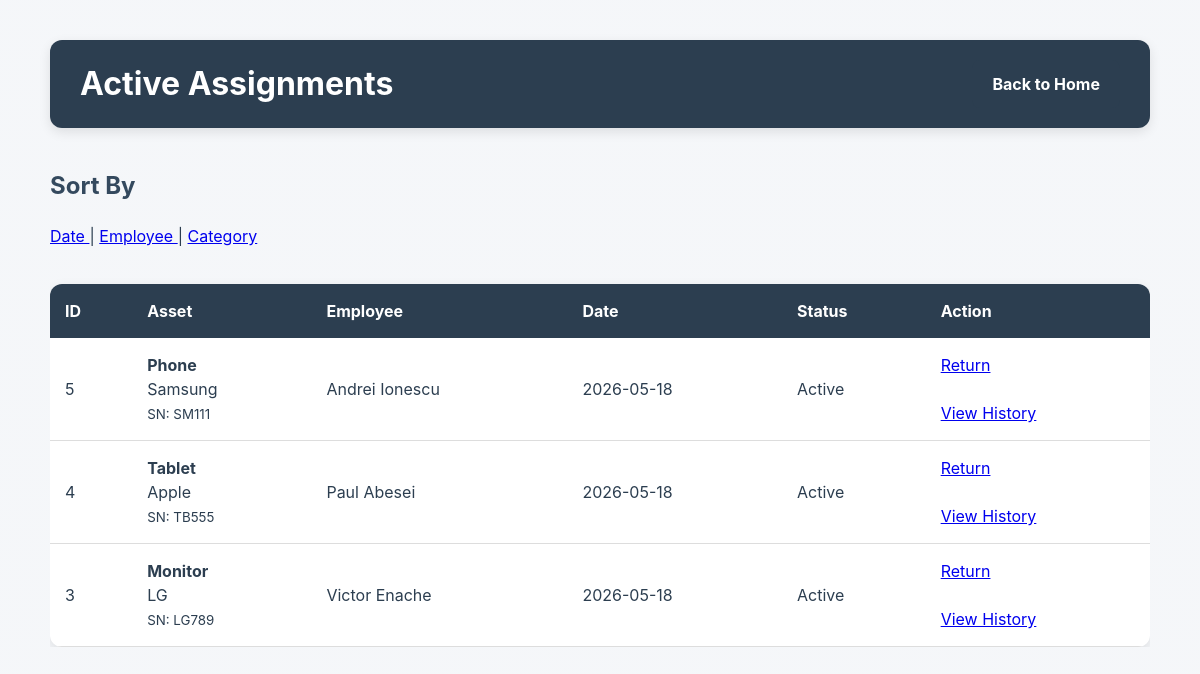
The app's page /assignments?sort=name with its own data.
### tables this page shows
CREATE TABLE assignments (
                id INTEGER PRIMARY KEY AUTOINCREMENT,
                asset_id INTEGER NOT NULL,
                employee_id INTEGER NOT NULL,
                assigned_date TEXT NOT NULL,
                returned_date TEXT,
                status TEXT NOT NULL DEFAULT 'Active',

                FOREIGN KEY (asset_id)
                    REFERENCES assets(id),

                FOREIGN KEY (employee_id)
                    REFERENCES employees(id)
            );

CREATE TABLE assets (
                id INTEGER PRIMARY KEY AUTOINCREMENT,
                category TEXT NOT NULL,
                brand TEXT NOT NULL,
                serial_number TEXT UNIQUE NOT NULL,
                status TEXT NOT NULL DEFAULT 'Available',
                purchase_date TEXT
            );

CREATE TABLE employees (
                id INTEGER PRIMARY KEY AUTOINCREMENT,
                first_name TEXT NOT NULL,
                last_name TEXT NOT NULL,
                department TEXT
            );

### routes/assignments.py (the view)
    @app.route("/assignments")
    def list_assignments() -> str:
        sort_by = request.args.get("sort", "date")
        data = get_active_assignments(sort_by)
        return render_template(
            "assignments/list.html",
            assignments=data
        )

### templates/assignments/list.html (shortened to what this page needs)
<!DOCTYPE html>
<html lang="en">
<head>
    <link rel="stylesheet"
          href="{{ url_for('static', filename='style.css') }}">
</head>
<body>
<div class="container">
    <div class="page-header">
        <h1>Active Assignments</h1>
        <a href="{{ url_for('home') }}"
           class="btn">
            Back to Home
        </a>
    </div>
    <h2>Sort By</h2>
    <p>
        <a href="{{ url_for('list_assignments', sort='date') }}">
            Date
        </a>
        |
        <a href="{{ url_for('list_assignments', sort='name') }}">
            Employee
        </a>
        |
        <a href="{{ url_for('list_assignments', sort='category') }}">
            Category
        </a>
    </p>
    {% if assignments %}
        <div class="table-wrapper">
            <table>
                <thead>
                    <tr>
                        <th>ID</th>
                        <th>Asset</th>
                        <th>Employee</th>
                        <th>Date</th>
                        <th>Status</th>
                        <th>Action</th>
                    </tr>
                </thead>
                <tbody>
                    {% for row in assignments %}
                    <tr>
                        <td>
                            {{ row["assignment_id"] }}
                        </td>
                        <td>
                            <strong>
                                {{ row["category"] }}
                            </strong>
                            <br>
                            {{ row["brand"] }}
                            <br>
                            <small>
                                SN:
                                {{ row["serial_number"] }}
                            </small>
                        </td>
                        <td>
                            {{ row["first_name"] }}
                            {{ row["last_name"] }}
                        </td>
                        <td>
                            {{ row["assigned_date"] }}
                        </td>
                        <td>
                            {{ row["status"] }}
                        </td>
                        <td>
                            <div class="action-links">
                                <a href="{{ url_for('return_asset_route', assignment_id=row['assignment_id']) }}"
                                   onclick="return confirm('Return this asset?')">
                                    Return
                                </a>
                                <br><br>
                                <a href="{{ url_for('asset_history', asset_id=row['asset_id']) }}">
                                    View History
                                </a>
                            </div>
                        </td>
                    </tr>
                    {% endfor %}
                </tbody>
            </table>
        </div>
    {% else %}
        <p>
            No active assignments found.
        </p>
    {% endif %}
</div>
</body>
</html>

### design/style.css (style rules this page uses)
:root { --color-primary: #2c3e50; --color-primary-light: #34495e; --color-background: #f4f6f9; --color-surface: #ffffff; --color-border: #dcdfe3; --color-success-bg: #d4edda; --color-success-text: #155724; --color-error-bg: #f8d7da; --color-error-text: #721c24; --color-warning-bg: #fff3cd; --color-warning-text: #856404; --shadow-sm: 0 2px 8px rgba(0, 0, 0, 0.08); --shadow-md: 0 4px 12px rgba(0, 0, 0, 0.10); --radius-sm: 8px; --radius-md: 12px; --transition-fast: 0.2s ease; }
* { box-sizing: border-box; }
body { font-family: Inter, -apple-system, BlinkMacSystemFont, "Segoe UI", sans-serif; line-height: 1.5; background-image: linear-gradient( rgba(244, 246, 249, 0.92), rgba(244, 246, 249, 0.92) ), url("https://images.unsplash.com/photo-1497366754035-f200968a6e72?q=80&w=1600&auto=format&fit=crop"); background-size: cover; background-position: center; background-attachment: fixed; margin: 0; padding: 40px; color: var(--color-primary); }
.container { max-width: 1100px; margin: auto; }
h1 { color: var(--color-primary); margin-bottom: 10px; }
h2 { color: var(--color-primary-light); margin-top: 40px; }
.btn, button { display: inline-block; background-color: var(--color-primary); color: white; padding: 12px 20px; border: none; border-radius: var(--radius-sm); text-decoration: none; font-weight: bold; cursor: pointer; transition: background-color var(--transition-fast), transform var(--transition-fast), box-shadow var(--transition-fast); }
.table-wrapper { overflow-x: auto; }
table { width: 100%; border-collapse: collapse; background: var(--color-surface); border-radius: var(--radius-md); overflow: hidden; box-shadow: var(--shadow-md); margin-top: 20px; }
table th { background-color: var(--color-primary); color: white; padding: 15px; text-align: left; }
table td { padding: 15px; border-bottom: 1px solid #ddd; }
.page-header { display: flex; justify-content: space-between; align-items: center; gap: 20px; margin-bottom: 30px; background-color: var(--color-primary); padding: 20px 30px; border-radius: var(--radius-md); box-shadow: var(--shadow-md); }
.page-header h1 { margin: 0; color: white; }

### records on screen
assignments: assignment_id "5", category "Phone", brand "Samsung", serial_number "SM111", first_name "Andrei", last_name "Ionescu", assigned_date "2026-05-18", status "Active"
assignments: assignment_id "4", category "Tablet", brand "Apple", serial_number "TB555", first_name "Paul", last_name "Abesei", assigned_date "2026-05-18", status "Active"
assignments: assignment_id "3", category "Monitor", brand "LG", serial_number "LG789", first_name "Victor", last_name "Enache", assigned_date "2026-05-18", status "Active"
